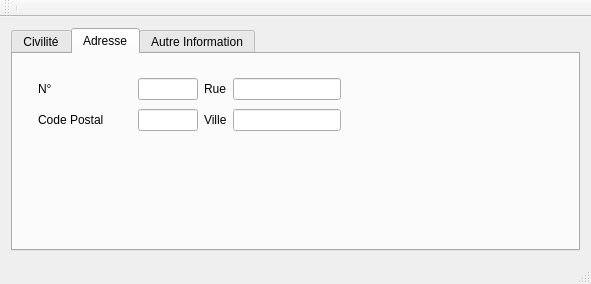
<?xml version="1.0" encoding="UTF-8"?>
<ui version="4.0">
 <class>MainWindow</class>
 <widget class="QMainWindow" name="MainWindow">
  <property name="geometry">
   <rect>
    <x>0</x>
    <y>0</y>
    <width>591</width>
    <height>284</height>
   </rect>
  </property>
  <property name="windowTitle">
   <string>MainWindow</string>
  </property>
  <widget class="QWidget" name="centralWidget">
   <layout class="QVBoxLayout" name="verticalLayout_4">
    <item>
     <widget class="QTabWidget" name="tabWidget">
      <property name="tabPosition">
       <enum>QTabWidget::North</enum>
      </property>
      <property name="tabShape">
       <enum>QTabWidget::Rounded</enum>
      </property>
      <property name="currentIndex">
       <number>1</number>
      </property>
      <property name="elideMode">
       <enum>Qt::ElideMiddle</enum>
      </property>
      <property name="usesScrollButtons">
       <bool>true</bool>
      </property>
      <property name="documentMode">
       <bool>false</bool>
      </property>
      <property name="tabsClosable">
       <bool>false</bool>
      </property>
      <property name="movable">
       <bool>true</bool>
      </property>
      <property name="tabBarAutoHide">
       <bool>false</bool>
      </property>
      <widget class="QWidget" name="tabCivilite">
       <attribute name="title">
        <string>Civilité</string>
       </attribute>
       <layout class="QVBoxLayout" name="verticalLayout_6">
        <item>
         <layout class="QHBoxLayout" name="horizontalLayout_6">
          <item>
           <layout class="QVBoxLayout" name="verticalLayout_2">
            <item>
             <widget class="QLabel" name="LabelCivilite">
              <property name="text">
               <string>Civilité</string>
              </property>
             </widget>
            </item>
            <item>
             <widget class="QLabel" name="LabelNom">
              <property name="text">
               <string>Nom</string>
              </property>
             </widget>
            </item>
            <item>
             <widget class="QLabel" name="LabelPrenom">
              <property name="text">
               <string>Prénom</string>
              </property>
             </widget>
            </item>
           </layout>
          </item>
          <item>
           <layout class="QVBoxLayout" name="verticalLayout">
            <item>
             <layout class="QHBoxLayout" name="horizontalLayout">
              <item>
               <widget class="QComboBox" name="comboBox">
                <item>
                 <property name="text">
                  <string>Madame</string>
                 </property>
                </item>
                <item>
                 <property name="text">
                  <string>Monsieur</string>
                 </property>
                </item>
               </widget>
              </item>
              <item>
               <spacer name="horizontalSpacer">
                <property name="orientation">
                 <enum>Qt::Horizontal</enum>
                </property>
                <property name="sizeHint" stdset="0">
                 <size>
                  <width>40</width>
                  <height>20</height>
                 </size>
                </property>
               </spacer>
              </item>
             </layout>
            </item>
            <item>
             <layout class="QHBoxLayout" name="horizontalLayout_4">
              <item>
               <widget class="QLineEdit" name="lineEditNom"/>
              </item>
              <item>
               <spacer name="horizontalSpacer_2">
                <property name="orientation">
                 <enum>Qt::Horizontal</enum>
                </property>
                <property name="sizeType">
                 <enum>QSizePolicy::Expanding</enum>
                </property>
                <property name="sizeHint" stdset="0">
                 <size>
                  <width>40</width>
                  <height>20</height>
                 </size>
                </property>
               </spacer>
              </item>
             </layout>
            </item>
            <item>
             <layout class="QHBoxLayout" name="horizontalLayout_5">
              <item>
               <widget class="QLineEdit" name="lineEditPrenom"/>
              </item>
              <item>
               <spacer name="horizontalSpacer_3">
                <property name="orientation">
                 <enum>Qt::Horizontal</enum>
                </property>
                <property name="sizeType">
                 <enum>QSizePolicy::Expanding</enum>
                </property>
                <property name="sizeHint" stdset="0">
                 <size>
                  <width>40</width>
                  <height>20</height>
                 </size>
                </property>
               </spacer>
              </item>
             </layout>
            </item>
           </layout>
          </item>
         </layout>
        </item>
       </layout>
      </widget>
      <widget class="QWidget" name="tabAdresse">
       <attribute name="title">
        <string>Adresse</string>
       </attribute>
       <widget class="QWidget" name="">
        <property name="geometry">
         <rect>
          <x>14</x>
          <y>10</y>
          <width>325</width>
          <height>83</height>
         </rect>
        </property>
        <layout class="QGridLayout" name="gridLayout">
         <item row="0" column="0">
          <widget class="QLabel" name="labelNumero">
           <property name="text">
            <string>N°</string>
           </property>
          </widget>
         </item>
         <item row="0" column="1">
          <spacer name="horizontalSpacer_4">
           <property name="orientation">
            <enum>Qt::Horizontal</enum>
           </property>
           <property name="sizeHint" stdset="0">
            <size>
             <width>40</width>
             <height>20</height>
            </size>
           </property>
          </spacer>
         </item>
         <item row="0" column="2">
          <widget class="QLineEdit" name="lineEditNumero">
           <property name="minimumSize">
            <size>
             <width>20</width>
             <height>0</height>
            </size>
           </property>
           <property name="maximumSize">
            <size>
             <width>60</width>
             <height>25</height>
            </size>
           </property>
           <property name="text">
            <string/>
           </property>
          </widget>
         </item>
         <item row="0" column="3">
          <widget class="QLabel" name="labelRue">
           <property name="text">
            <string>Rue</string>
           </property>
          </widget>
         </item>
         <item row="0" column="4">
          <widget class="QLineEdit" name="lineEditRue"/>
         </item>
         <item row="1" column="0" colspan="2">
          <widget class="QLabel" name="labelCodePostal">
           <property name="text">
            <string>Code Postal</string>
           </property>
          </widget>
         </item>
         <item row="1" column="2">
          <widget class="QLineEdit" name="lineEditVille">
           <property name="maximumSize">
            <size>
             <width>60</width>
             <height>25</height>
            </size>
           </property>
           <property name="text">
            <string/>
           </property>
          </widget>
         </item>
         <item row="1" column="3">
          <widget class="QLabel" name="labelVille">
           <property name="text">
            <string>Ville</string>
           </property>
          </widget>
         </item>
         <item row="1" column="4">
          <widget class="QLineEdit" name="lineEditCodePostal"/>
         </item>
        </layout>
       </widget>
      </widget>
      <widget class="QWidget" name="tabAutreInformation">
       <attribute name="title">
        <string>Autre Information</string>
       </attribute>
      </widget>
     </widget>
    </item>
   </layout>
  </widget>
  <widget class="QMenuBar" name="menuBar">
   <property name="geometry">
    <rect>
     <x>0</x>
     <y>0</y>
     <width>591</width>
     <height>22</height>
    </rect>
   </property>
  </widget>
  <widget class="QToolBar" name="mainToolBar">
   <attribute name="toolBarArea">
    <enum>TopToolBarArea</enum>
   </attribute>
   <attribute name="toolBarBreak">
    <bool>false</bool>
   </attribute>
   <addaction name="separator"/>
  </widget>
  <widget class="QStatusBar" name="statusBar"/>
 </widget>
 <layoutdefault spacing="6" margin="11"/>
 <resources/>
 <connections/>
</ui>
